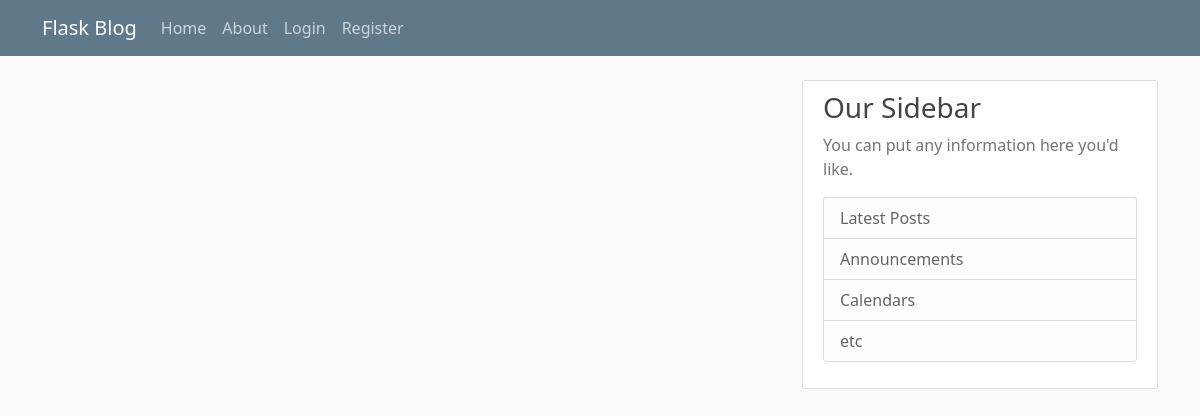
Before: / with the older database file.
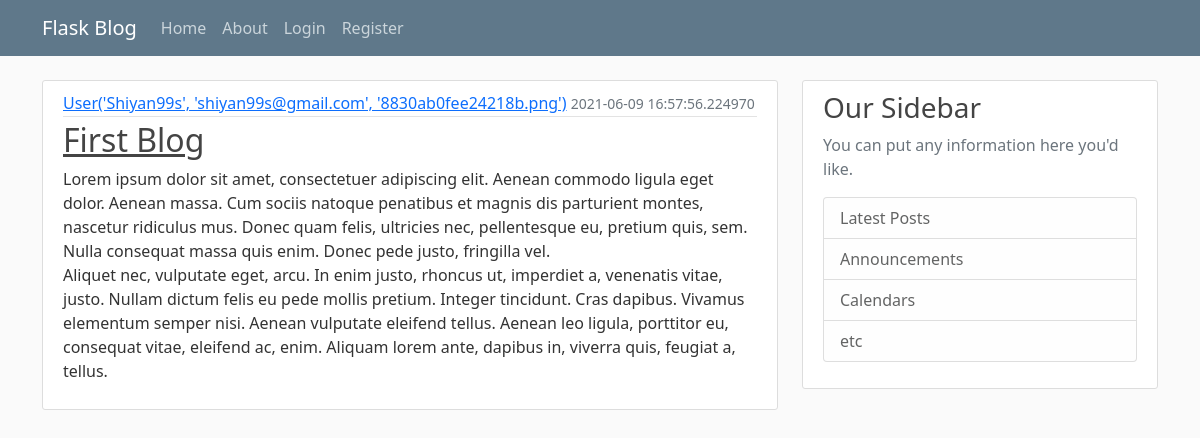
After: the same page with the newer database file.
### flaskblog/models.py (models this page shows, shortened)
class Post(db.Model):
    id = db.Column(db.Integer, primary_key=True)
    title = db.Column(db.String(100), nullable=False)
    date_posted = db.Column(db.DateTime, nullable=False,
                            default=datetime.utcnow)
    content = db.Column(db.Text, nullable=False)
    user_id = db.Column(db.Integer, db.ForeignKey('user.id'), nullable=False)

class User(db.Model, UserMixin):
    id = db.Column(db.Integer, primary_key=True)
    username = db.Column(db.String(20), unique=True, nullable=False)
    email = db.Column(db.String(120), unique=True, nullable=False)
    image_file = db.Column(db.String(20), nullable=False,
                           default='default.jpg')
    password = db.Column(db.String(60), nullable=False)
    posts = db.relationship('Post', backref='author', lazy=True)
    def __repr__(self):
        return f"User('{self.username}', '{self.email }', '{self.image_file}')"

### flaskblog/routes.py (the view)
@app.route("/")
def home():
    posts = Post.query.all()
    return render_template('home.html', posts=posts)

### flaskblog/templates/home.html
{% extends "layout.html" %}
{% block content %}
    {% for post in posts %}
    <article class="media content-section">
        <div class="media-body">
          <div class="article-metadata">
            <a class="mr-2" href="#">{{ post.author }}</a>
            <small class="text-muted">{{ post.date_posted }}</small>
          </div>
          <h2><a class="article-title" href="#">{{ post.title }}</a></h2>
          <p class="article-content">{{ post.content }}</p>
        </div>
    </article>
    {% endfor %}
{% endblock content %}

### flaskblog/templates/layout.html (shortened to what this page needs)
<!DOCTYPE html>
<html lang="en">
<head>
    <link href="https://cdn.jsdelivr.net/npm/bootstrap@5.0.1/dist/css/bootstrap.min.css" rel="stylesheet">
    <link rel="stylesheet" type="text/css" href="{{ url_for('static', filename='main.css') }}">
</head>
<body>
    <header class="site-header">
        <nav class="navbar navbar-expand-md navbar-dark bg-steel fixed-top">
          <div class="container">
            <a class="navbar-brand mr-4" href="/">Flask Blog</a>
            <div class="collapse navbar-collapse" id="navbarToggle">
              <div class="navbar-nav mr-auto">
                <a class="nav-item nav-link" href="{{ url_for('home') }}">Home</a>
                <a class="nav-item nav-link" href="{{ url_for('about') }}">About</a>
              </div>
              <div class="navbar-nav">
                {% if current_user.is_authenticated %}
                  <a class="nav-item nav-link" href="{{ url_for('new_post') }}">New Post</a>
                  <a class="nav-item nav-link" href="{{ url_for('account') }}">Account</a>
                  <a class="nav-item nav-link" href="{{ url_for('logout') }}">Logout</a>
                {% else %}
                    <a class="nav-item nav-link" href="{{ url_for('login') }}">Login</a>
                    <a class="nav-item nav-link" href="{{ url_for('register') }}">Register</a>
                {% endif %}
              </div>
            </div>
          </div>
        </nav>
    </header>
    <main role="main" class="container">
        <div class="row">
          <div class="col-md-8">
            {% block content %}{% endblock %}
          </div>
          <div class="col-md-4">
            <div class="content-section">
              <h3>Our Sidebar</h3>
              <p class='text-muted'>You can put any information here you'd like.
                <ul class="list-group">
                  <li class="list-group-item list-group-item-light">Latest Posts</li>
                  <li class="list-group-item list-group-item-light">Announcements</li>
                  <li class="list-group-item list-group-item-light">Calendars</li>
                  <li class="list-group-item list-group-item-light">etc</li>
                </ul>
              </p>
            </div>
          </div>
        </div>
    </main>
</body>
</html>

### flaskblog/static/main.css (style rules this page uses)
body { background: #fafafa; color: #333333; margin-top: 5rem; }
h1, h2, h3, h4, h5, h6 { color: #444444; }
.bg-steel { background-color: #5f788a; }
.site-header .navbar-nav .nav-link { color: #cbd5db; }
.content-section { background: #ffffff; padding: 10px 20px; border: 1px solid #dddddd; border-radius: 3px; margin-bottom: 20px; }
.article-title { color: #444444; }
.article-content { white-space: pre-line; }
.article-metadata { padding-bottom: 1px; margin-bottom: 4px; border-bottom: 1px solid #e3e3e3; }

Changed rows visible on the page:
added Post: author "User('Shiyan99s', 'shiyan99s@gmail.com', '8830ab0fee24218b.png')", date_posted "2021-06-09 16:57:56.224970", title "First Blog", content "Lorem ipsum dolor sit amet, consectetuer adipiscing elit. Aenean commodo ligula eget dolor. Aenean massa. Cum sociis natoque penatibus et magnis dis parturient montes, nascetur ridiculus mus. Donec quam felis, ultricies nec, pellentesque eu, pretium quis, sem. Nulla consequat massa quis enim. Donec pede justo, fringilla vel. Aliquet nec, vulputate eget, arcu. In enim justo, rhoncus ut, imperdiet a, venenatis vitae, justo. Nullam dictum felis eu pede mollis pretium. Integer tincidunt. Cras dapibus. Vivamus elementum semper nisi. Aenean vulputate eleifend tellus. Aenean leo ligula, porttitor eu, consequat vitae, eleifend ac, enim. Aliquam lorem ante, dapibus in, viverra quis, feugiat a,…"
